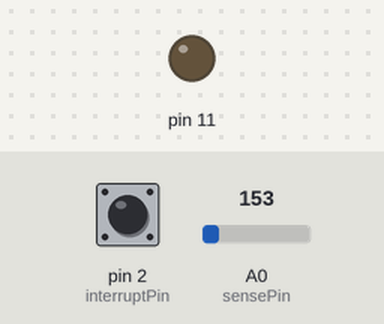
A sketch run on a simulated Arduino Uno, built with avr-gcc and run on an emulated ATmega328P. On the bench: output pins drawn as LEDs (lit = HIGH). The inputs (shaded band) are chosen by the test bench; at power-on: A0 (sensePin) = 153, pin 2 (interruptPin) HIGH.

Above: at 1.2 s.
1.3 s: A0 (sensePin) set to 178
At 1.6 s:
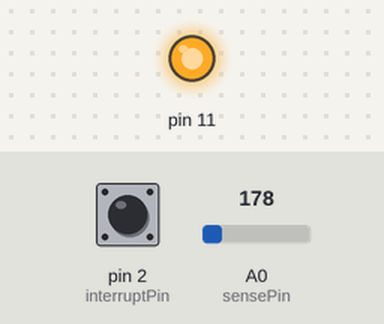
2.8 s: A0 (sensePin) set to 133
At 3.9 s:
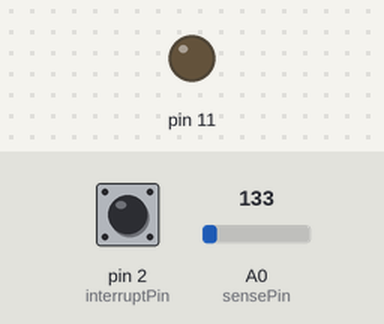
4.3 s: A0 (sensePin) set to 165
At 5.1 s:
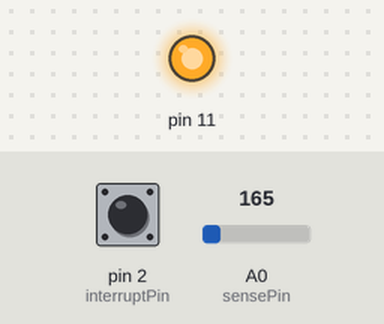
Timing chart, 0 to 7.3 s (numbered marks = the images above; inputs shaded):
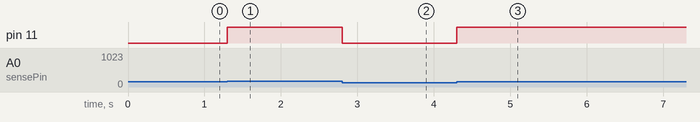

Measured:
- the behaviour switches between 163 and 164 on A0 (sensePin) (found by bisection; images 0 and 1)
- after the input at 1.3 s, pin 11: LOW → HIGH at once
- after the input at 2.8 s, pin 11: HIGH → LOW at once
- after the input at 4.3 s, pin 11: LOW → HIGH at once

The sketch:

1.2.ino
```cpp
// Code partially taken from https://www.bc-robotics.com/tutorials/using-a-tmp36-temperature-sensor-with-arduino/

int sensePin = A0;  //This is the Arduino Pin that will read the sensor output
int sensorInput;    //The variable we will use to store the sensor input
double temp;
const byte interruptPin = 2;


void setup()
{
  pinMode(11, OUTPUT);
  pinMode(interruptPin, INPUT_PULLUP);
  attachInterrupt(digitalPinToInterrupt(interruptPin), turnOffLED, CHANGE);
  Serial.begin(9600);
}

// Turn off led for a brief period of time

void turnOffLED(){
	digitalWrite(11,LOW);
    delay(1000);
}

void loop()
{
  sensorInput = analogRead(A0);    //read the analog sensor and store it
  temp = (double)sensorInput / 1024;       //find percentage of input reading
  temp = temp * 5;                 //multiply by 5V to get voltage
  temp = temp - 0.5;               //Subtract the offset
  temp = temp * 100;               //Convert to degrees

// LED will be on if temp is greater than 30

  if(temp>30){
    digitalWrite(11,HIGH);
  }
  else
  {
    digitalWrite(11,LOW);
  }
}
  
```
